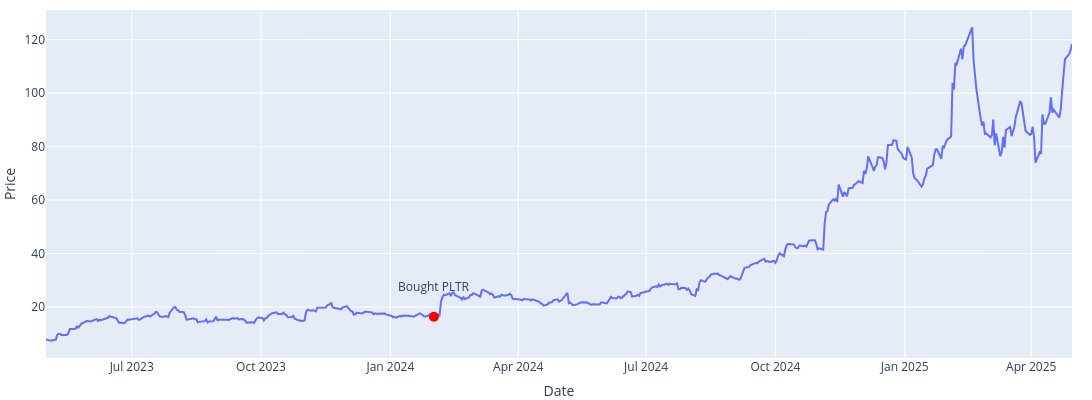

Notebook source saved alongside this figure:
### Markdown cell above
## Daily PLTR prices

### Code cell
PLTR = yf.download("PLTR", start=start, end=end, auto_adjust=True, multi_level_index=False)
PLTR.to_csv("../data/pltr_prices.csv")

display(PLTR.head(3))
fig = px.line(PLTR, y="Close", width=1200, height=400, labels={"Close":"Price"})

fig.add_scatter(x=[purchase_date], y=PLTR.loc[[purchase_date], "Close"], marker=dict(color="red", size=10), showlegend=False)
fig.add_annotation( x=purchase_date, y=PLTR.loc[purchase_date, "Close"], text="Bought PLTR", showarrow=False, yshift=30)
fig.update_layout(margin=dict(l=0, r=20, t=10, b=10)).show()

### Figure 1 — Plotly figure (JSON) as saved in the notebook; plotly's stock layout.template omitted (floating-point values rounded to 4 significant figures; data arrays with more than 128 entries replaced by an {"elided": "..."} marker saying what was removed)
{"data": [{"hovertemplate": "Date=%{x}<br>Price=%{y}<extra></extra>", "legendgroup": "", "line": {"color": "#636efa", "dash": "solid"}, "marker": {"symbol": "circle"}, "mode": "lines", "name": "", "orientation": "v", "showlegend": false, "type": "scatter", "x": {"elided": "502 str values"}, "xaxis": "x", "y": {"elided": "502 float values"}, "yaxis": "y"}, {"marker": {"color": "red", "size": 10}, "showlegend": false, "type": "scatter", "x": ["2024-02-01"], "y": [16.33]}], "layout": {"annotations": [{"showarrow": false, "text": "Bought PLTR", "x": "2024-02-01", "y": 16.33, "yshift": 30}], "height": 400, "legend": {"tracegroupgap": 0}, "margin": {"b": 10, "l": 0, "r": 20, "t": 10}, "width": 1200, "xaxis": {"anchor": "y", "domain": [0, 1], "title": {"text": "Date"}}, "yaxis": {"anchor": "x", "domain": [0, 1], "title": {"text": "Price"}}}}
